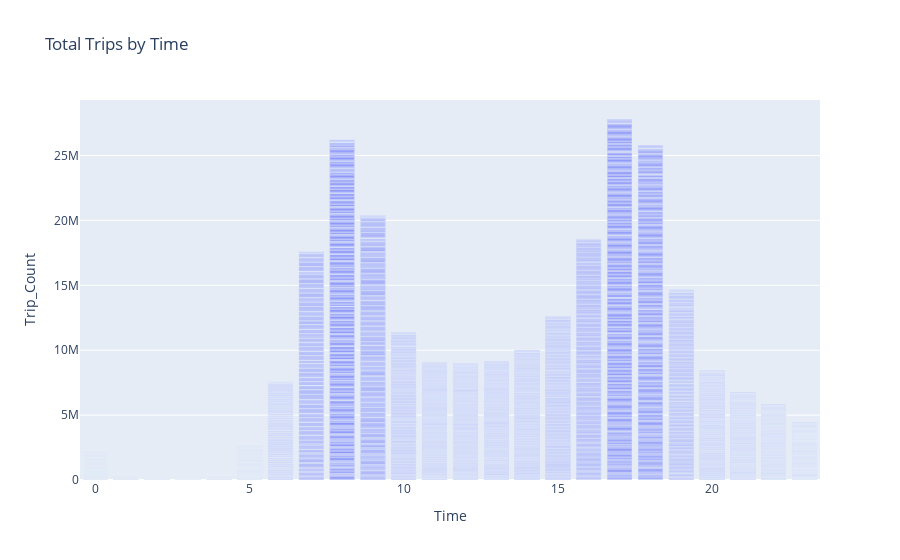

Source (notebook cell):
### Markdown cell above
17 is the best time to go to SF from Berkeley if you want to find a seat.

### Code cell
fig2 = px.bar(df.groupby(["Time",'Date']).sum().reset_index(), x='Time', y='Trip_Count',hover_name = 'Trip_Count', title='Total Trips by Time')
fig2.show()

### Figure 1 — Plotly figure (JSON) as saved in the notebook; plotly's stock layout.template omitted (floating-point values rounded to 4 significant figures; data arrays with more than 128 entries replaced by an {"elided": "..."} marker saying what was removed)
{"data": [{"alignmentgroup": "True", "hovertemplate": "<b>%{hovertext}</b><br><br>Time=%{x}<br>Trip_Count=%{y}<extra></extra>", "hovertext": {"elided": "8509 int values"}, "legendgroup": "", "marker": {"color": "#636efa", "pattern": {"shape": ""}}, "name": "", "offsetgroup": "", "orientation": "v", "showlegend": false, "textposition": "auto", "type": "bar", "x": {"elided": "8509 int values"}, "xaxis": "x", "y": {"elided": "8509 int values"}, "yaxis": "y"}], "layout": {"barmode": "relative", "legend": {"tracegroupgap": 0}, "title": {"text": "Total Trips by Time"}, "xaxis": {"anchor": "y", "domain": [0, 1], "title": {"text": "Time"}}, "yaxis": {"anchor": "x", "domain": [0, 1], "title": {"text": "Trip_Count"}}}}
